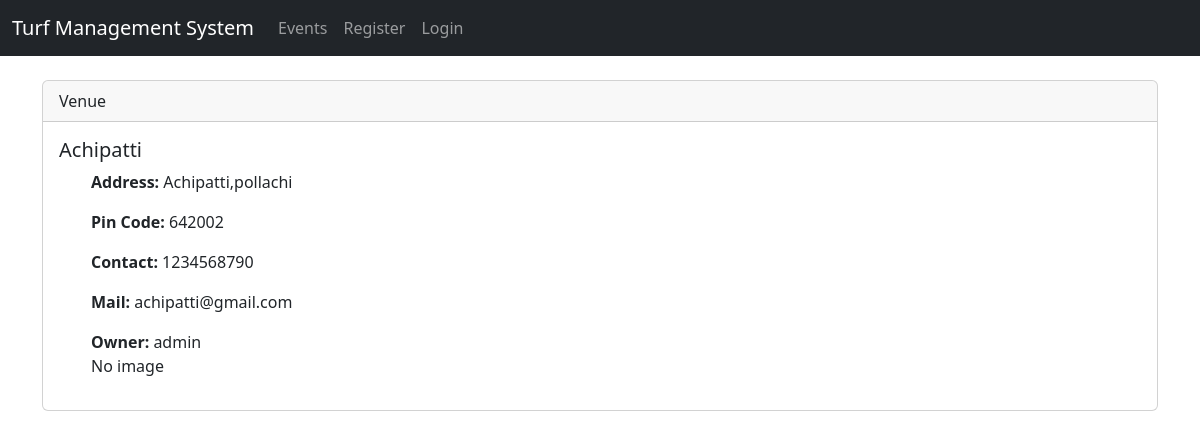
/venue/1, run on the app's committed database.
### events/models.py (models this page shows, shortened)
class Venue_DB(models.Model):
    name = models.CharField('venue name',max_length=100)
    address = models.CharField('address',max_length=100)
    pin_code = models.CharField('pin code',max_length=15,blank=True)
    phone = models.CharField("phone number",max_length=15,blank=True)
    web = models.URLField("Website Address",blank=True)
    email_address = models.EmailField('EmailField',blank=True)
    owner = models.IntegerField('owner id' , blank=False, default=1)
    venue_image = models.ImageField('image',blank=True,upload_to='images/')

### events/views.py (the view)
# urls.py: path('venue/<venue_id>',views.venue,name='venue'),
def venue(request,venue_id):
    crt_venue = models.Venue_DB.objects.get(pk = venue_id)
    owner = User.objects.get(pk = crt_venue.owner)
    print('*'*20)
    print(owner)
    print('*'*20)
    context = {'venue':crt_venue,'owner':owner}
    return render(request , 'events/venue.html' , context)

### events/templates/events/venue.html
{% extends "events/base.html" %}
{% block content %}
<br>
        <div class="card">
            <div class="card-header">
                Venue
            </div>
            <div class="card-body">
              <h5 class="card-title">{{ venue.name }}</h5>
              <ul>
              <p class="card-text"><b>Address:</b> {{ venue.address }}</p>
              <p class="card-text"><b>Pin Code: </b>{{ venue.pin_code }}</p>
              <p class="card-text"><b>Contact: </b>{{ venue.phone }}</p>
              <p class="card-text"><b>Mail: </b>{{ venue.email_address }}</p>
              <p class="card-text"><b>Owner: </b>{{ owner }}</p>
              {% if venue.venue_image %}
              <img src="{{ venue.venue_image.url }}" alt="image uh" height="500px">
              {% else %}
              No image
              {% endif %}
            </ul>
            </div>
          </div>
          <br>
{% endblock %}

### data on the page
Venue_DB: name "Achipatti", address "Achipatti,pollachi", pin_code "642002", phone "1234568790", email_address "achipatti@gmail.com"

### other printed values
{{ owner }} "admin"
